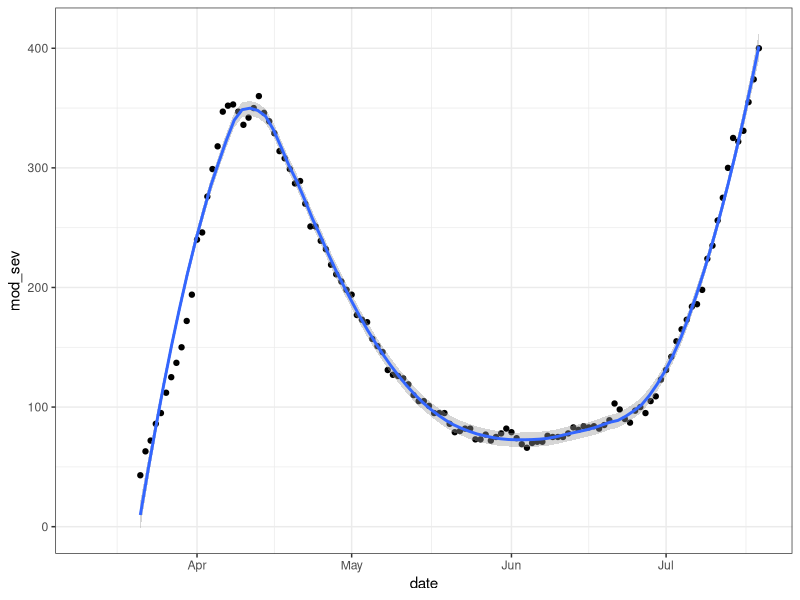
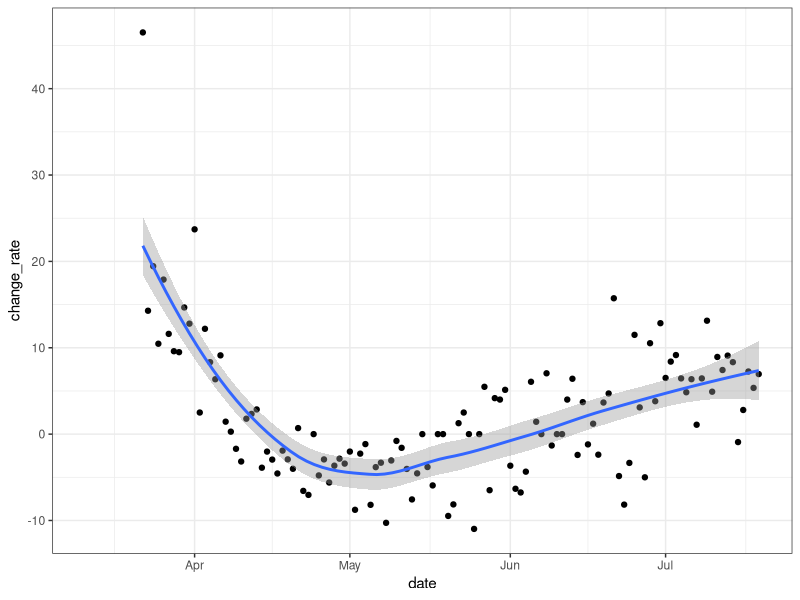

R code for these plots, in order:
library(tidyverse)
hosp <- read_csv("corona_hospitalization_ver_0027.csv", na = c("", "NA", "<15", "NULL"))
colnames(hosp) <- c("date", "hospitalized", "F_perc_hosp", "mean_age_hosp", "std_age_hosp", "ventilators", "F_perc_vent", "mean_age_vent", "std_age_vent", "mild_cases", "F_perc_mild", "mean_age_mild", "std_age_mild", "moderate_cases", "F_perc_moderate", "mean_age_moderate", "std_age_moderate", "severe_cases", "F_perc_severe", "mean_age_severe", "std_age_severe")
hosp$mod_sev <- hosp$moderate_cases + hosp$severe_cases
hos_rate <- (hosp$mod_sev[2:nrow(hosp)] / hosp$mod_sev[1:(nrow(hosp)-1)] - 1 ) * 100
hosp$change_rate <- c(NA, hos_rate)
ggplot(hosp, aes(date, mod_sev)) + geom_point() + geom_smooth(method = "loess", formula = "y ~ x", span=0.3) + theme_bw()
ggplot(hosp, aes(date, change_rate)) + geom_point() + geom_smooth(method = "loess", formula = "y ~ x") + theme_bw()
